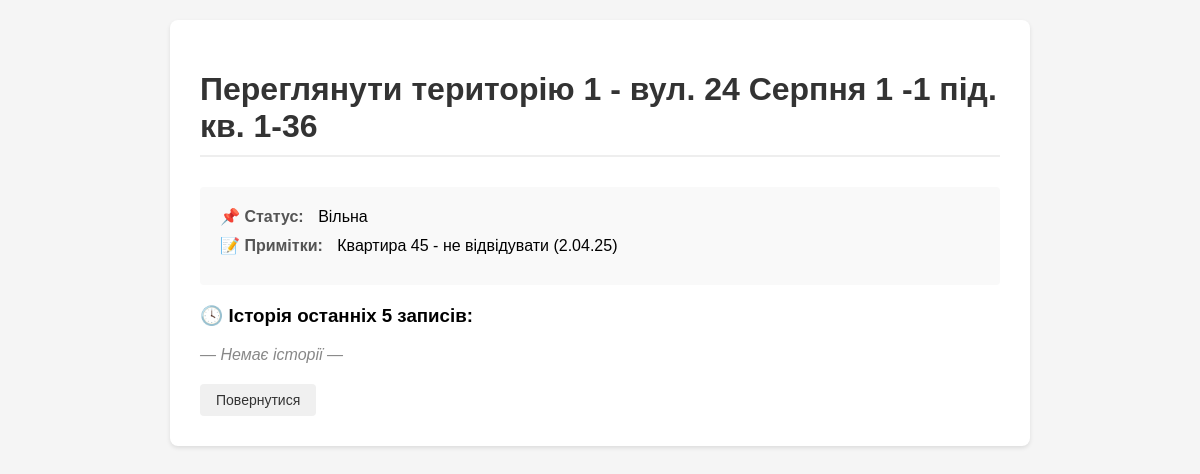
Page /update/1 (signed in) on the committed database.
### tables this page shows
CREATE TABLE territories (
    id INTEGER PRIMARY KEY,
    name TEXT,
    custom_name TEXT,
    status TEXT DEFAULT 'Вільна',
    taken_by TEXT DEFAULT '',
    date_taken TEXT DEFAULT '',
    date_due TEXT DEFAULT '',
    notes TEXT DEFAULT ''
);

### app.py (the view, shortened to what this page needs)
@app.route('/update/<territory_id>', methods=['GET', 'POST'])
def update_territory(territory_id):
    if not session.get('logged_in'):
        return redirect(url_for('login'))
    if request.method == 'POST' and session.get('role') != 'admin':
        return "Немає прав для редагування", 403
    try:
        territory_id = float(territory_id)
    except ValueError:
        return "Неправильний формат номера території", 400
    try:
        with get_db() as conn:
            c = conn.cursor()
            c.execute("SELECT * FROM territories WHERE id=?", (territory_id,))
            territory = c.fetchone()
            if not territory:
                return "Територію не знайдено", 404
            c.execute("""
                SELECT taken_by, date_taken, date_due
                FROM history
                WHERE territory_id=?
                ORDER BY id DESC
                LIMIT 5
            """, (territory_id,))
            history = c.fetchall()
            now = datetime.now()
            return render_template('update.html', territory=territory, history=history, now=now)
    except Exception as e:
        app.logger.error(f"Error fetching territory {territory_id}: {e}")
        return f"Помилка при отриманні даних території: {str(e)}", 500

### app.py (called while the page is built)
@contextmanager
def get_db() -> Generator[sqlite3.Connection, None, None]:
    conn = sqlite3.connect(DATABASE)
    try:
        yield conn
    finally:
        conn.close()

### templates/update.html (shortened to what this page needs)
<!DOCTYPE html>
<html lang="uk">
<head>
</head>
<body>
    <div class="container">
        <h1>{% if is_admin %}Оновити{% else %}Переглянути{% endif %} територію {{ territory[0]|int }} - {{ territory[2] }}</h1>
        <div class="status-section">
            <div class="status-item">
                <span class="status-label">📌 Статус:</span>
                <span class="status-value">{{ territory[3] if territory[3] != 'Вільна' else 'Вільна' }}</span>
            </div>
            {% if territory[7] %}
            <div class="status-item">
                <span class="status-label">📝 Примітки:</span>
                <span class="status-value">{{ territory[7] }}</span>
            </div>
            {% endif %}
        </div>
        <div class="history-section">
            <h3>🕓 Історія останніх 5 записів:</h3>
            <ul class="history-list">
                {% for h in history %}
                    <li class="history-item">
                        {{ h[0] }} — {{ h[1] }}{% if h[2] %} — {{ h[2] }}{% endif %}
                    </li>
                {% else %}
                    <li class="empty-history">— Немає історії —</li>
                {% endfor %}
            </ul>
        </div>
        {% if not is_admin %}
        <div class="buttons-container">
            <a href="{{ url_for('index') }}" class="btn btn-secondary">Повернутися</a>
        </div>
        {% endif %}
    </div>
</body>
</html>

### templates/update.html (style rules this page uses)
body { font-family: Arial, sans-serif; margin: 0; padding: 20px; background-color: #f5f5f5; }
.container { max-width: 800px; margin: 0 auto; background: white; padding: 30px; border-radius: 8px; box-shadow: 0 2px 4px rgba(0,0,0,0.1); }
h1 { color: #333; margin-bottom: 30px; padding-bottom: 10px; border-bottom: 2px solid #eee; }
.buttons-container { display: flex; gap: 10px; margin-top: 20px; flex-wrap: wrap; }
.btn { padding: 8px 16px; border: none; border-radius: 4px; cursor: pointer; font-size: 14px; transition: background-color 0.2s; white-space: nowrap; text-decoration: none; display: inline-block; }
.btn-secondary { background: #f0f0f0; color: #333; }
.status-section { margin-top: 20px; padding: 20px; background: #f9f9f9; border-radius: 4px; }
.status-item { margin-bottom: 10px; }
.status-label { font-weight: bold; color: #555; margin-right: 10px; }
.history-section { margin-top: 20px; }
.history-list { list-style: none; padding: 0; }
.empty-history { color: #888; font-style: italic; }

### rows in the picture
territories: id "1", custom_name "вул. 24 Серпня 1 -1 під. кв. 1-36", status "Вільна", notes "Квартира 45 - не відвідувати (2.04.25)"
